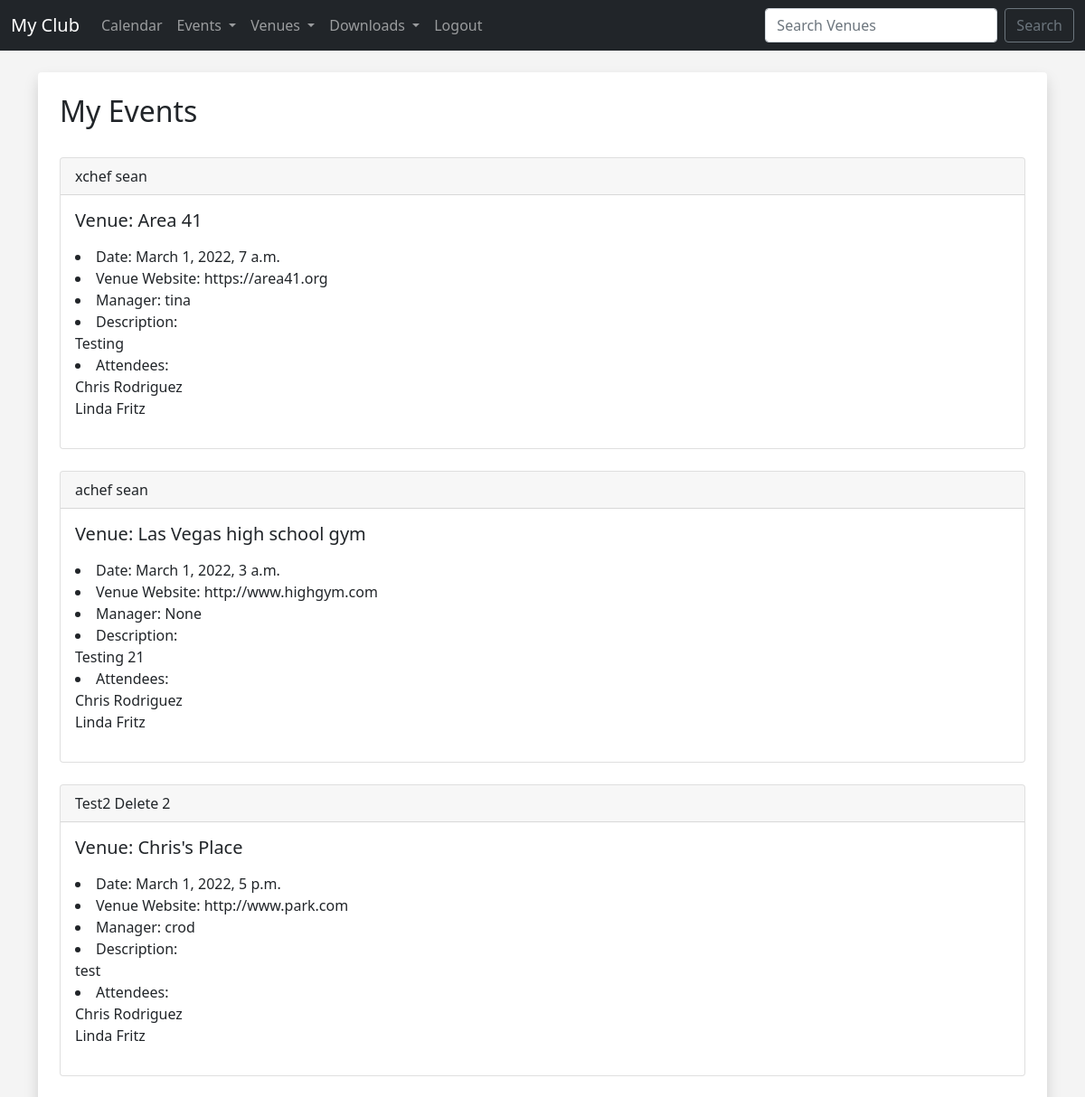
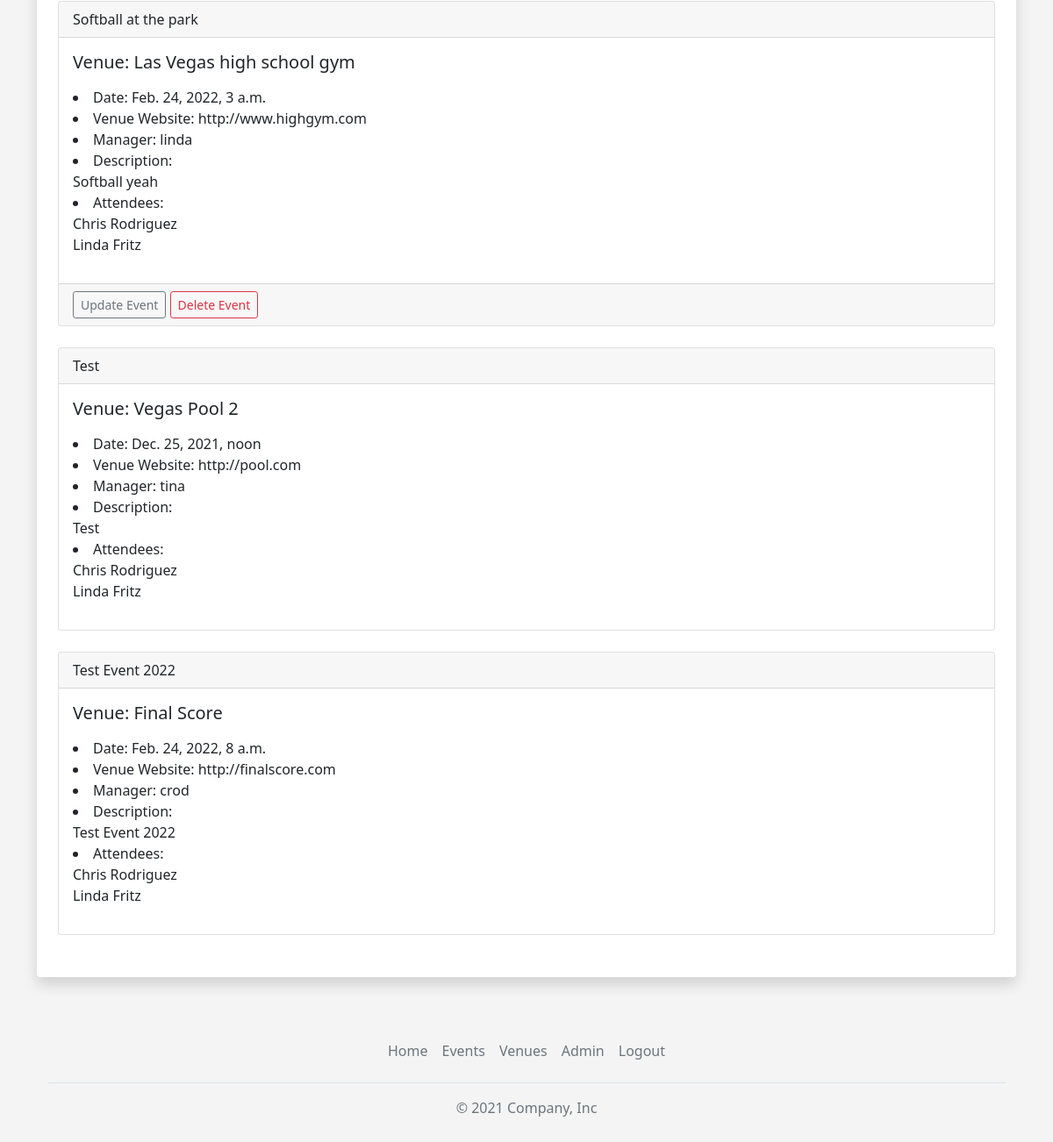
/my_events (signed in), run on the app's committed database (2 pictures, top to bottom).
### events/models.py (models this page shows, shortened)
class Event(models.Model):
    name = models.CharField('Event Name', max_length=120)
    event_date = models.DateTimeField('Event Date')
    venue = models.ForeignKey(Venue, blank=True, null=True, on_delete=models.CASCADE)
    manager = models.ForeignKey(User, blank=True, null=True, on_delete=models.SET_NULL)
    description = models.TextField(blank=True)
    attendees = models.ManyToManyField(MyClubUser, blank=True)
    approved = models.BooleanField("Approved", default=False) #If True will be automatically approved
    def __str__(self):
        return self.name

class Venue(models.Model):
    name = models.CharField('Venue Name', max_length=120)
    address = models.CharField(max_length=300)
    zip_code = models.CharField('Zip Code', max_length=15)
    phone = models.CharField('Contact Phone', max_length=25, blank=True)
    web = models.URLField('Website Address', max_length=120, blank=True)
    email_address = models.EmailField('Email', max_length=120, blank=True)
    owner = models.IntegerField("Venue Owner", blank=False, default=1)
    venue_image = models.ImageField(null=True, blank=True, upload_to="images/")
    ordering = ['id']
    def __str__(self):
        return self.name

class MyClubUser(models.Model):
    first_name = models.CharField(max_length=30)
    last_name = models.CharField(max_length=30)
    email = models.EmailField('User Email', max_length=30)
    def __str__(self):
        return self.first_name + ' ' + self.last_name

### events/views.py (the view)
# urls.py: path('my_events', views.my_events, name='my-events'),
def my_events(request):
    if request.user.is_authenticated:
        me = request.user.id
        events = Event.objects.filter(attendees=me)
        return render(request, 'events/my_events.html', {"me": me, "events":events})
    else:
        messages.success(request, ("You Aren't Authorized to View This Page"))
        return redirect('home')

### events/templates/events/my_events.html (shortened to what this page needs)
{% extends 'events/base.html' %}
{% block content %}
    <div class="shadow p-4 mb-5 bg-body rounded">
        <h2>My Events</h2>
        <br>
        {% for event in events %}
        <div class="card">
            <div class="card-header">
                {{ event }}
            </div>
            <div class="card-body">
                <h5 class="card-title">Venue: {{ event.venue }}</h5>
                <p class="card-text">
                <li>Date: {{ event.event_date }}</li>
                <li>Venue Website: {{ event.venue.web }}</li>
                <li>Manager: {{ event.manager }}</li>
                <li>Description: </li>{{ event.description }}</li>
                <li>Attendees:<br>
                    {% for user in event.attendees.all %}
                    {{ user }}<br>
                    {% endfor %}
                </li>
                </p>
            </div>
            {% if user.is_authenticated %}
            {% if user == event.manager%}
            <div class="card-footer text-muted">
                <a href="{% url 'update-event' event.id %}" class="btn btn-outline-secondary btn-sm">Update Event</a>
                <a href="{% url 'delete-event' event.id %}" class="btn btn-outline-danger btn-sm">Delete Event</a>
            </div>
            {% endif %}
            {% endif %}
        </div>
        <br>
        {% endfor %}
    </div>
{% endblock %}

### events/static/events/css/style.css (style rules this page uses)
body { background: #f4f4f4; }

### data on the page
Event: name "xchef sean", venue "Area 41", event_date "March 1, 2022, 7 a.m.", venue.web "https://area41.org", manager "tina", description "Testing"
MyClubUser: first_name+last_name "Chris Rodriguez"
MyClubUser: first_name+last_name "Linda Fritz"
Event: name "achef sean", venue "Las Vegas high school gym", event_date "March 1, 2022, 3 a.m.", venue.web "http://www.highgym.com", manager "None", description "Testing 21"
Event: name "Test2 Delete 2", venue "Chris's Place", event_date "March 1, 2022, 5 p.m.", venue.web "http://www.park.com", manager "crod", description "test"
Event: name "Softball at the park", venue "Las Vegas high school gym", event_date "Feb. 24, 2022, 3 a.m.", venue.web "http://www.highgym.com", manager "linda", description "Softball yeah", shows "Update Event"
Event: name "Test", venue "Vegas Pool 2", event_date "Dec. 25, 2021, noon", venue.web "http://pool.com", manager "tina", description "Test"
Event: name "Test Event 2022", venue "Final Score", event_date "Feb. 24, 2022, 8 a.m.", venue.web "http://finalscore.com", manager "crod", description "Test Event 2022"
